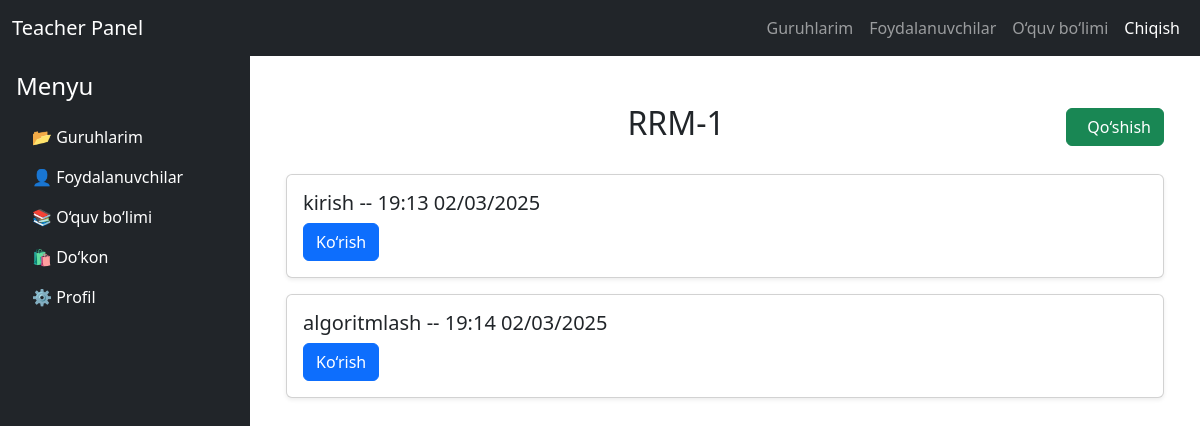
/teachers/group_lessons/1/ (signed in), run on an earlier commit of the app's database.
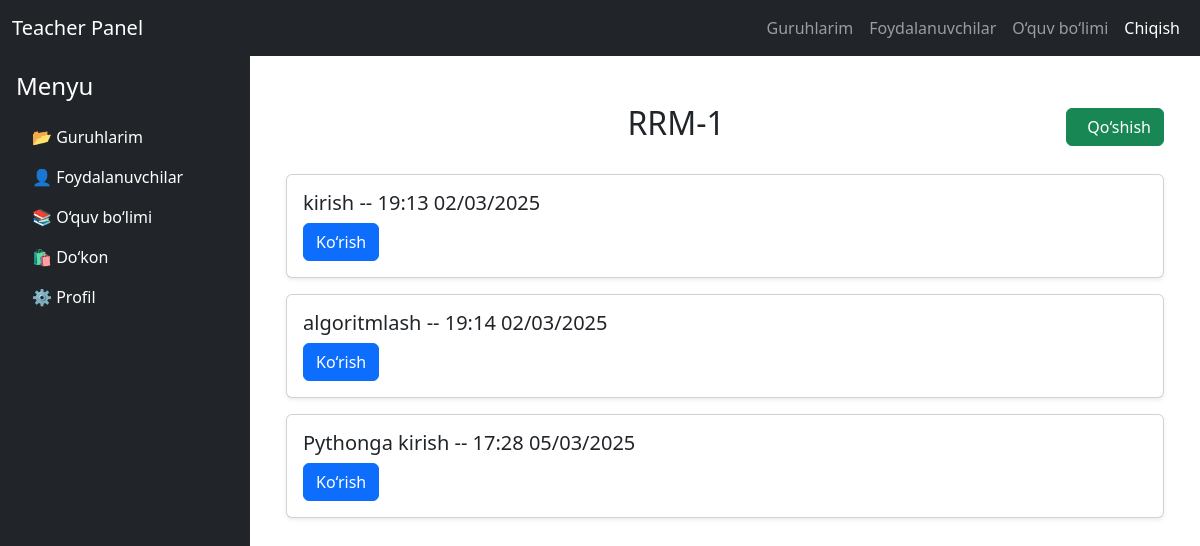
And on a later commit of the database.
### education/models.py (models this page shows, shortened)
class BaseModel(models.Model):
    created_at = models.DateTimeField(auto_now_add=True)
    updated_at = models.DateTimeField(auto_now=True)
    class Meta:
        abstract = True

class Lesson(BaseModel):
    title = models.CharField(max_length=255)
    group = models.ForeignKey(Group, on_delete=models.CASCADE, related_name='lessons')
    date = models.DateField()

### teachers/views.py (the view)
# urls.py: path('group_lessons/<int:pk>/', views.lessons_list, name='lessons'),
@login_required(login_url='education:login')
def lessons_list(request, pk):
    group = get_object_or_404(Group, id=pk)
    teacher = get_object_or_404(Teacher, id=group.teacher.id)
    lessons = group.lessons.all()
    context = {
        'group': group,
        'lessons': lessons,
        'teacher': teacher,
    }
    return render(request, 'teachers/lessons.html', context)

### teachers/templates/teachers/lessons.html (shortened to what this page needs)
{% extends 'teachers/base.html' %}
{% block content %}
    <div class="container mt-4">
        <div class="d-flex justify-content-between align-items-center mb-4">
            <h2 class="text-center flex-grow-1">{{ group.name }}</h2>
            <a href="{% url 'teachers:add_lesson' group.id %}" class="btn btn-success d-flex align-items-center">
                 Qo‘shish
            </a>
        </div>
        {% for lesson in lessons %}
            <div class="row">
                <div class="col-12">
                    <div class="card mb-3 shadow-sm">
                        <div class="card-body">
                            <h5 class="card-title">{{ lesson.title }} -- {{ lesson.created_at|date:"H:i  d/m/Y" }}</h5>
                            <a href="{% url 'teachers:lesson_detail' lesson.id %}" class="btn btn-primary">
                                 Ko‘rish
                            </a>
                        </div>
                    </div>
                </div>
            </div>
        {% empty %}
            <p class="text-center">❌ Hozircha hech qanday darslar mavjud emas.</p>
        {% endfor %}
    </div>
{% endblock %}

What changed in the data, as far as the page shows it:
added Lesson: title "Pythonga kirish", created_at "17:28 05/03/2025"
